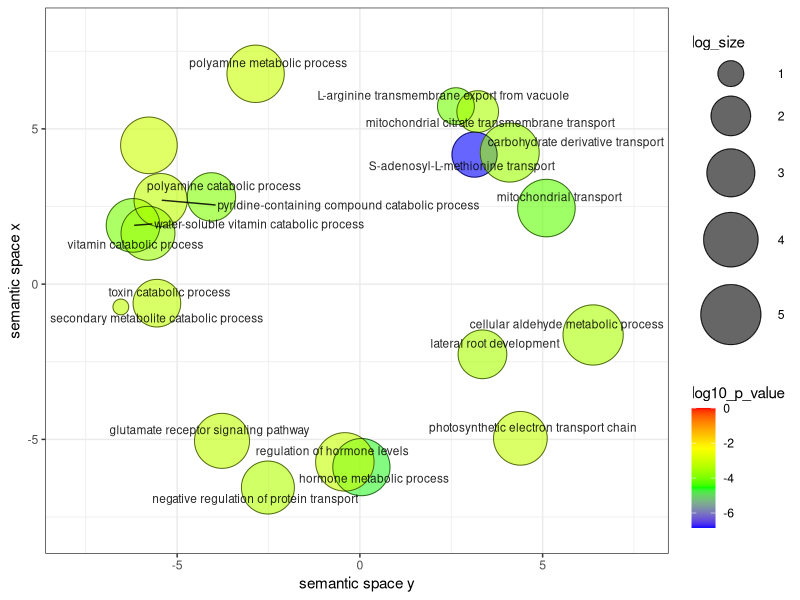
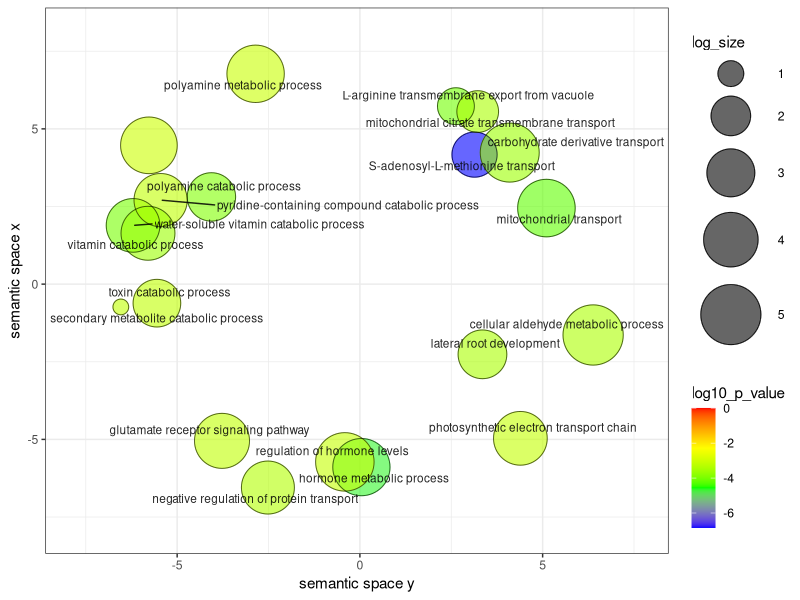

Reproduce these figures in R, in order.
# A plotting R script produced by the Revigo server at http://revigo.irb.hr/
# If you found Revigo useful in your work, please cite the following reference:
# Supek F et al. "REVIGO summarizes and visualizes long lists of Gene Ontology
# terms" PLoS ONE 2011. doi:10.1371/journal.pone.0021800
#http://revigo.irb.hr/Results.aspx?jobid=1914903134

# --------------------------------------------------------------------------
# If you don't have the ggplot2 package installed, uncomment the following line:
# install.packages( "ggplot2" );
library( ggplot2 );
library(ggrepel)
# --------------------------------------------------------------------------
# If you don't have the scales package installed, uncomment the following line:
# install.packages( "scales" );
library( scales );

# --------------------------------------------------------------------------
# Here is your data from Revigo. Scroll down for plot configuration options.

revigo.names <- c("term_ID","description","frequency","plot_X","plot_Y","log_size","log10_p_value","uniqueness","dispensability");
revigo.data <- rbind(c("GO:0015805","S-adenosyl-L-methionine transport",0.00176074908314688,3.13674137979025,4.17142491325915,2.62940959910272,-6.84340891257352,0.890080778422216,0),
c("GO:0042445","hormone metabolic process",0.11912192561817,0.0411180431766293,-5.89285402268519,4.45869826840275,-4.65797170826452,0.629991808468126,0),
c("GO:0048527","lateral root development",0.0052739613714023,3.35347986400274,-2.25995482774798,3.10516942799933,-3.47120160546549,1,0),
c("GO:0042365","water-soluble vitamin catabolic process",0.0294977258164842,-6.20698391513571,1.89197403111439,3.8525409857698,-4.02946141621083,0.793067718205775,0.02344119),
c("GO:0006081","cellular aldehyde metabolic process",0.427663166131772,6.38162493871825,-1.63712251720255,5.01379751314532,-3.44087091548831,0.956555175285919,0.04734933),
c("GO:0009767","photosynthetic electron transport chain",0.0301025949132829,4.39110380680688,-4.96507576933746,3.86135516019326,-3.15467993000543,0.963020378043479,0.0474202),
c("GO:0051224","negative regulation of protein transport",0.0229104527760053,-2.51697899603541,-6.55028850013132,3.74280365846917,-3.37252400265999,0.728731976405146,0.1472962),
c("GO:0007215","glutamate receptor signaling pathway",0.0495329789131861,-3.77285371852872,-5.04700024774429,4.07762222924452,-3.18879113334673,0.877833651183322,0.15521446),
c("GO:0006839","mitochondrial transport",0.136402124267124,5.10380866123969,2.44967832106416,4.51752578363382,-4.20565946895543,0.923287225901378,0.16031369),
c("GO:0090487","secondary metabolite catabolic process",2.07146950958457E-05,-6.54129018232215,-0.734392844339635,0.778151250383644,-3.2039582459174,0.896857408261797,0.22354787),
c("GO:1990818","L-arginine transmembrane export from vacuole",0.000219575768015964,2.62729544511743,5.73090060203222,1.73239375982297,-4.0574031964141,0.787422464886496,0.26897437),
c("GO:0006598","polyamine catabolic process",0.00473537929891032,-4.06273991031246,2.80922474072456,3.05842602445701,-3.92662416341722,0.766218733967936,0.29068678),
c("GO:1901264","carbohydrate derivative transport",0.246695446835445,4.09988573439285,4.23630873193166,4.77485988645246,-3.62886703268881,0.877303831320046,0.31610943),
c("GO:0072526","pyridine-containing compound catabolic process",0.0250274946148007,-5.45234685194122,2.70609882251959,3.78118072093726,-3.20300858291416,0.786998504408148,0.39126925),
c("GO:0009407","toxin catabolic process",0.00372450217823305,-5.55400305924304,-0.612608318706118,2.95424250943932,-3.2039582459174,0.847061224577207,0.44205197),
c("GO:0006843","mitochondrial citrate transmembrane transport",0.000679441999143737,3.22349791207222,5.55825245768291,2.21748394421391,-3.47104208168567,0.842193568321882,0.44976652),
c("GO:0009111","vitamin catabolic process",0.0324972136663627,-5.79813528513132,1.63834744348044,3.89459294792296,-3.64114688683226,0.812603785108215,0.52792371),
c("GO:0010817","regulation of hormone levels",0.198823786468946,-0.411706397257749,-5.72380754329917,4.6811688489294,-3.12471650450369,0.756406648316712,0.53273337),
c("GO:0006595","polyamine metabolic process",0.126662074633058,-2.85342495411135,6.77375860713519,4.48535226124114,-3.07812471782251,0.825833025068469,0.64303899),
c("GO:0042822","pyridoxal phosphate metabolic process",0.0940240010400434,-5.77296461850766,4.4701056830497,4.3559493227878,-3.02747635833075,0.795289361974714,0.68991365));

one.data <- data.frame(revigo.data);
names(one.data) <- revigo.names;
one.data <- one.data [(one.data$plot_X != "null" & one.data$plot_Y != "null"), ];
one.data$plot_X <- as.numeric( as.character(one.data$plot_X) );
one.data$plot_Y <- as.numeric( as.character(one.data$plot_Y) );
one.data$log_size <- as.numeric( as.character(one.data$log_size) );
one.data$log10_p_value <- as.numeric( as.character(one.data$log10_p_value) );
one.data$frequency <- as.numeric( as.character(one.data$frequency) );
one.data$uniqueness <- as.numeric( as.character(one.data$uniqueness) );
one.data$dispensability <- as.numeric( as.character(one.data$dispensability) );
#head(one.data);


# --------------------------------------------------------------------------
# Names of the axes, sizes of the numbers and letters, names of the columns,
# etc. can be changed below

p1 <- ggplot( data = one.data );
p1 <- p1 + geom_point( aes( plot_X, plot_Y, colour = log10_p_value, size = log_size), alpha = I(0.6) ) + scale_size_area();
p1 <- p1 + scale_colour_gradientn( colours = c("blue", "green", "yellow", "red"), limits = c( min(one.data$log10_p_value), 0) );
p1 <- p1 + geom_point( aes(plot_X, plot_Y, size = log_size), shape = 21, fill = "transparent", colour = I (alpha ("black", 0.6) )) + scale_size_area();
p1 <- p1 + scale_size( range=c(5, 20)) + theme_bw(); # + scale_fill_gradientn(colours = heat_hcl(7), limits = c(-300, 0) );
ex <- one.data [ one.data$dispensability < 0.65, ];
p1 <- p1 + geom_text_repel( data = ex, aes(plot_X, plot_Y, label = description), colour = I(alpha("black", 0.85)), size = 3 );
p1 <- p1 + labs (y = "semantic space x", x = "semantic space y");
p1 <- p1 + theme(legend.key = element_blank()) ;
one.x_range = max(one.data$plot_X) - min(one.data$plot_X);
one.y_range = max(one.data$plot_Y) - min(one.data$plot_Y);
p1 <- p1 + xlim(min(one.data$plot_X)-one.x_range/10,max(one.data$plot_X)+one.x_range/10);
p1 <- p1 + ylim(min(one.data$plot_Y)-one.y_range/10,max(one.data$plot_Y)+one.y_range/10);


# --------------------------------------------------------------------------
# Output the plot to screen

p1;

# Uncomment the line below to also save the plot to a file.
# The file type depends on the extension (default=pdf).

# ggsave("/path_to_your_file/revigo-plot.pdf");
ggsave("figures/DE_shared_up_top_BP_REVIGO.png", width=8, height=8, dpi=1200);
